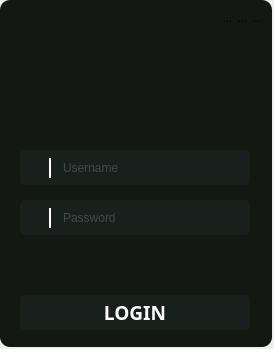
<?xml version="1.0" encoding="UTF-8"?>
<ui version="4.0">
 <class>Login</class>
 <widget class="QMainWindow" name="Login">
  <property name="geometry">
   <rect>
    <x>0</x>
    <y>0</y>
    <width>274</width>
    <height>349</height>
   </rect>
  </property>
  <property name="windowTitle">
   <string>Login</string>
  </property>
  <widget class="QWidget" name="centralwidget">
   <widget class="QFrame" name="frame">
    <property name="enabled">
     <bool>true</bool>
    </property>
    <property name="geometry">
     <rect>
      <x>0</x>
      <y>0</y>
      <width>272</width>
      <height>347</height>
     </rect>
    </property>
    <property name="styleSheet">
     <string notr="true">QFrame{
	background:rgba(12,18,12,0.97);
	border-radius:10px;
}</string>
    </property>
    <property name="frameShape">
     <enum>QFrame::StyledPanel</enum>
    </property>
    <property name="frameShadow">
     <enum>QFrame::Raised</enum>
    </property>
    <widget class="QPushButton" name="pushButton">
     <property name="geometry">
      <rect>
       <x>20</x>
       <y>295</y>
       <width>230</width>
       <height>35</height>
      </rect>
     </property>
     <property name="font">
      <font>
       <family>Montserrat SemiBold</family>
       <pointsize>14</pointsize>
       <bold>true</bold>
      </font>
     </property>
     <property name="cursor">
      <cursorShape>PointingHandCursor</cursorShape>
     </property>
     <property name="focusPolicy">
      <enum>Qt::TabFocus</enum>
     </property>
     <property name="styleSheet">
      <string notr="true">QPushButton{
background:#181F1C;
border-radius:5px;
color: #ffffff;
}

QPushButton:hover{
color:#ffffff;
background:#C20114;
}</string>
     </property>
     <property name="text">
      <string>LOGIN</string>
     </property>
    </widget>
    <widget class="QToolButton" name="toolButton_3">
     <property name="geometry">
      <rect>
       <x>250</x>
       <y>10</y>
       <width>15</width>
       <height>15</height>
      </rect>
     </property>
     <property name="focusPolicy">
      <enum>Qt::NoFocus</enum>
     </property>
     <property name="styleSheet">
      <string notr="true">QToolButton{
border-radius:45px;
}

QToolButton:hover{
border-radius:45px;
background:red;
}</string>
     </property>
     <property name="text">
      <string>...</string>
     </property>
     <property name="icon">
      <iconset resource="ressource.qrc">
       <normaloff>:/assets/exit-btn.png</normaloff>:/assets/exit-btn.png</iconset>
     </property>
    </widget>
    <widget class="QLineEdit" name="password">
     <property name="geometry">
      <rect>
       <x>49</x>
       <y>208</y>
       <width>201</width>
       <height>20</height>
      </rect>
     </property>
     <property name="focusPolicy">
      <enum>Qt::StrongFocus</enum>
     </property>
     <property name="styleSheet">
      <string notr="true">QLineEdit{
background:#181F1C;
border:none;
border-left:2px solid #ffffff;
color:#717072;
padding-left: 10px
}</string>
     </property>
     <property name="text">
      <string/>
     </property>
     <property name="echoMode">
      <enum>QLineEdit::Password</enum>
     </property>
     <property name="placeholderText">
      <string>Password</string>
     </property>
    </widget>
    <widget class="QToolButton" name="toolButton">
     <property name="geometry">
      <rect>
       <x>70</x>
       <y>20</y>
       <width>141</width>
       <height>91</height>
      </rect>
     </property>
     <property name="focusPolicy">
      <enum>Qt::NoFocus</enum>
     </property>
     <property name="styleSheet">
      <string notr="true">QToolButton{
background:transparent;
border-radius:60px;
}</string>
     </property>
     <property name="text">
      <string/>
     </property>
     <property name="icon">
      <iconset resource="ressource.qrc">
       <normaloff>:/assets/logo.png</normaloff>:/assets/logo.png</iconset>
     </property>
     <property name="iconSize">
      <size>
       <width>128</width>
       <height>128</height>
      </size>
     </property>
    </widget>
    <widget class="QFrame" name="frame_3">
     <property name="geometry">
      <rect>
       <x>20</x>
       <y>200</y>
       <width>230</width>
       <height>35</height>
      </rect>
     </property>
     <property name="styleSheet">
      <string notr="true">QFrame{
background:#181F1C;
border:none;
border-radius: 5px;
color:#717072;
}</string>
     </property>
     <property name="frameShape">
      <enum>QFrame::StyledPanel</enum>
     </property>
     <property name="frameShadow">
      <enum>QFrame::Raised</enum>
     </property>
     <widget class="QFrame" name="frame_2">
      <property name="geometry">
       <rect>
        <x>3</x>
        <y>6</y>
        <width>23</width>
        <height>23</height>
       </rect>
      </property>
      <property name="styleSheet">
       <string notr="true">QFrame{
background:url(:/assets/lock.png);
background-repeat: none;
background-position: center;
}</string>
      </property>
      <property name="frameShape">
       <enum>QFrame::StyledPanel</enum>
      </property>
      <property name="frameShadow">
       <enum>QFrame::Raised</enum>
      </property>
     </widget>
    </widget>
    <widget class="QLineEdit" name="username">
     <property name="geometry">
      <rect>
       <x>49</x>
       <y>158</y>
       <width>201</width>
       <height>20</height>
      </rect>
     </property>
     <property name="focusPolicy">
      <enum>Qt::StrongFocus</enum>
     </property>
     <property name="styleSheet">
      <string notr="true">QLineEdit{
background:#181F1C;
border:none;
border-left:2px solid #ffffff;
color:#717072;
padding-left: 10px
}</string>
     </property>
     <property name="text">
      <string/>
     </property>
     <property name="echoMode">
      <enum>QLineEdit::Normal</enum>
     </property>
     <property name="placeholderText">
      <string>Username</string>
     </property>
    </widget>
    <widget class="QFrame" name="frame_4">
     <property name="geometry">
      <rect>
       <x>20</x>
       <y>150</y>
       <width>230</width>
       <height>35</height>
      </rect>
     </property>
     <property name="styleSheet">
      <string notr="true">QFrame{
background:#181F1C;
border:none;
border-radius: 5px;
color:#717072;
}</string>
     </property>
     <property name="frameShape">
      <enum>QFrame::StyledPanel</enum>
     </property>
     <property name="frameShadow">
      <enum>QFrame::Raised</enum>
     </property>
     <widget class="QFrame" name="frame_6">
      <property name="geometry">
       <rect>
        <x>3</x>
        <y>6</y>
        <width>23</width>
        <height>23</height>
       </rect>
      </property>
      <property name="styleSheet">
       <string notr="true">QFrame{
background:url(:/assets/people.png);
background-repeat: none;
background-position: center;
}</string>
      </property>
      <property name="frameShape">
       <enum>QFrame::StyledPanel</enum>
      </property>
      <property name="frameShadow">
       <enum>QFrame::Raised</enum>
      </property>
     </widget>
    </widget>
    <widget class="QToolButton" name="fullscreen">
     <property name="geometry">
      <rect>
       <x>235</x>
       <y>10</y>
       <width>15</width>
       <height>15</height>
      </rect>
     </property>
     <property name="styleSheet">
      <string notr="true">QToolButton{
border-radius:45px;
}</string>
     </property>
     <property name="text">
      <string>...</string>
     </property>
     <property name="icon">
      <iconset resource="ressource.qrc">
       <normaloff>:/assets/window-btn-disabled.png</normaloff>:/assets/window-btn-disabled.png</iconset>
     </property>
    </widget>
    <widget class="QToolButton" name="reduced">
     <property name="geometry">
      <rect>
       <x>220</x>
       <y>10</y>
       <width>15</width>
       <height>15</height>
      </rect>
     </property>
     <property name="focusPolicy">
      <enum>Qt::NoFocus</enum>
     </property>
     <property name="styleSheet">
      <string notr="true">QToolButton{
border-radius:45px;
}

QToolButton:hover{
border-radius:45px;
background:red;
}</string>
     </property>
     <property name="text">
      <string>...</string>
     </property>
     <property name="icon">
      <iconset resource="ressource.qrc">
       <normaloff>:/assets/downarrow-btn.png</normaloff>:/assets/downarrow-btn.png</iconset>
     </property>
    </widget>
    <zorder>frame_4</zorder>
    <zorder>frame_3</zorder>
    <zorder>pushButton</zorder>
    <zorder>toolButton_3</zorder>
    <zorder>password</zorder>
    <zorder>toolButton</zorder>
    <zorder>username</zorder>
    <zorder>fullscreen</zorder>
    <zorder>reduced</zorder>
   </widget>
  </widget>
 </widget>
 <resources>
  <include location="ressource.qrc"/>
 </resources>
 <connections/>
</ui>
